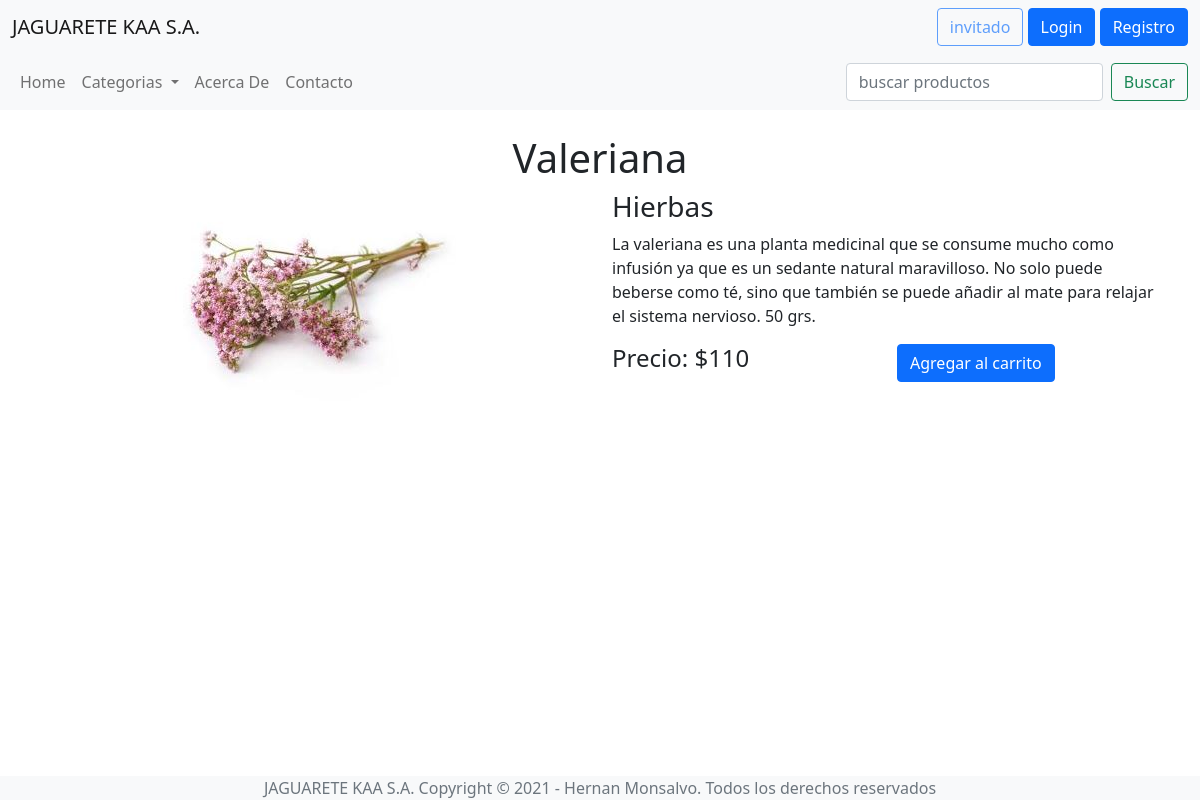
The app's page /TP_FINAL/producto/17, older data.
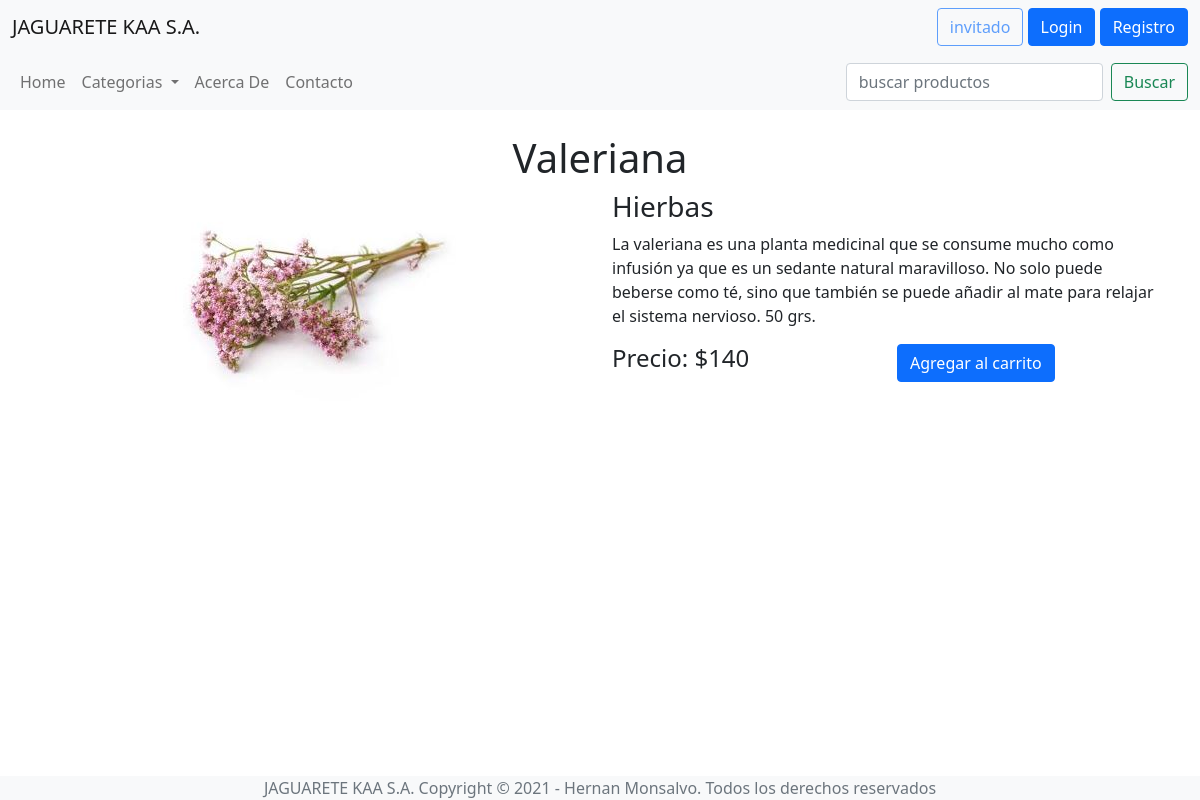
The same page, newer data.
### TP_FINAL/models.py (models this page shows, shortened)
class Producto(models.Model):
    titulo = models.CharField(max_length=64)
    imagen = models.FileField(upload_to='')
    descripcion = models.CharField(max_length=300)
    precio = models.IntegerField()
    categoria = models.CharField(max_length=64)

### TP_FINAL/views.py (the view)
# urls.py: path('producto/<int:id>', views.producto, name="producto"),
def producto(request, id):
    producto = models.Producto.objects.get(id=id)
    return render(request, "tmp/producto.html",{
        "producto" : producto,
        "rol": dameRol(request)
    })

### TP_FINAL/views.py (called while the page is built)
def dameRol(request):
    l = []
    if len(request.user.groups.all()) != 0:
        for g in request.user.groups.all():
            l.append(g.name)
    else:
        return "invitado"
    return l[0]

### TP_FINAL/templates/tmp/producto.html (shortened to what this page needs)
<!DOCTYPE html>
<html lang="en">
  <head>
    <link
      href="https://cdn.jsdelivr.net/npm/bootstrap@5.0.1/dist/css/bootstrap.min.css"
      rel="stylesheet"
    />
  </head>
  <body>
    {% include "tmp/header.html" %} {% include "tmp/menu.html" %}
    <div class="container mt-4 mb-4">
      <div class="row text-center">
        <h1>{{ producto.titulo }}</h1>
        <div class="col-12 col-md-6"><img src="../media/{{producto.imagen}}" alt="imagen del producto" /></div>
        <div class="col-12 col-md-6 text-start">
          <h3>{{ producto.categoria }}</h3>
          <p>
            {{ producto.descripcion }}
          </p>
          <div class="row">
            <div class="col"><h4>Precio: ${{ producto.precio }}</h4></div>
            <div class="col">
              <div class="btn btn-primary">Agregar al carrito</div>
            </div>
          </div>
        </div>
      </div>
    </div>
    {% include "tmp/footer.html" %}
  </body>
</html>

Row changes from the older to the newer data that the page shows:
changed Producto "Valeriana": precio "110" → "140"
